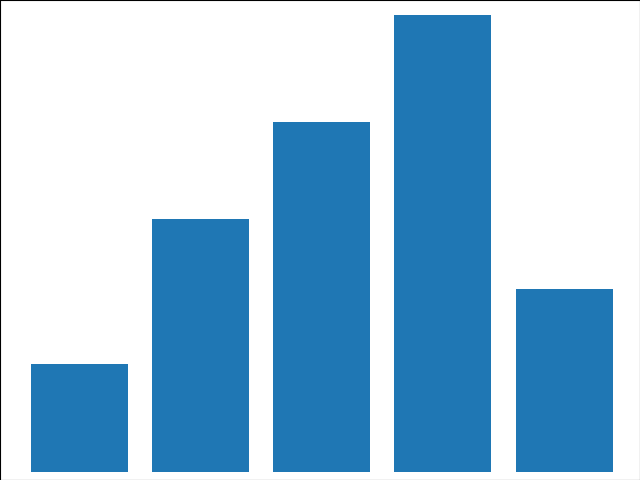

Generate this figure with Python:
# Import the module
import matplotlib.pyplot as plt

fig = plt.figure()
fig = fig.add_axes([0, 0, 1, 1])
lang = ["ASP.Net", "Java", "Python", "Php", "GoLang"]
student = [20, 47, 65, 85, 34]
fig.bar(lang, student)
# Shoe the graph using show() function
plt.show()
